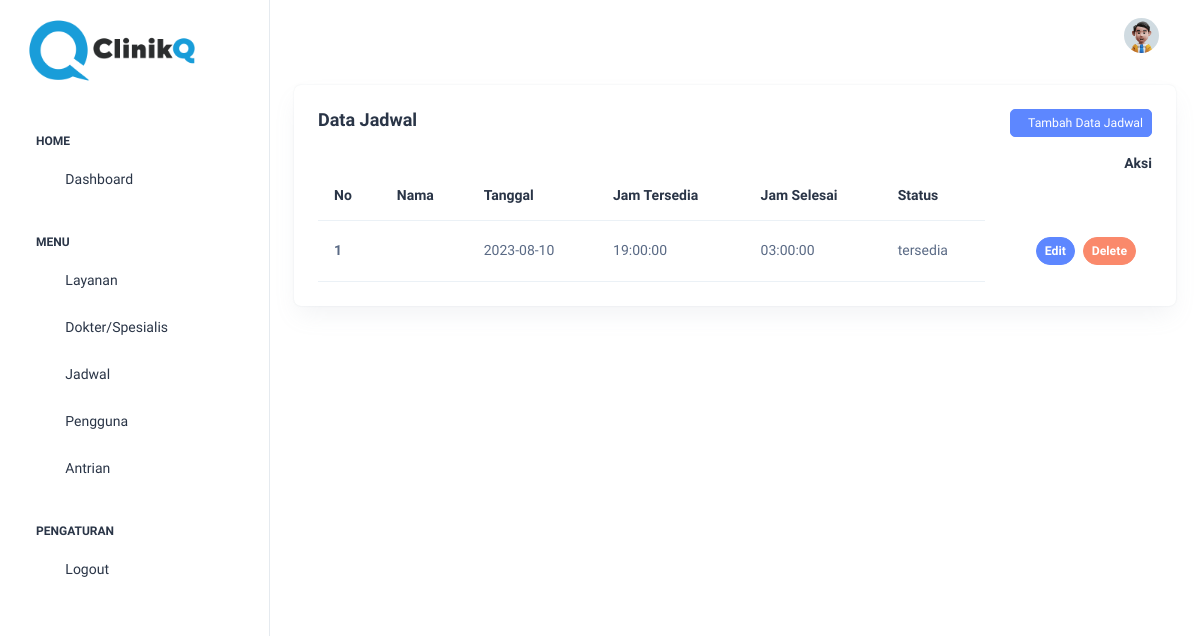
The page /index.php/jadwal on the database as committed earlier.
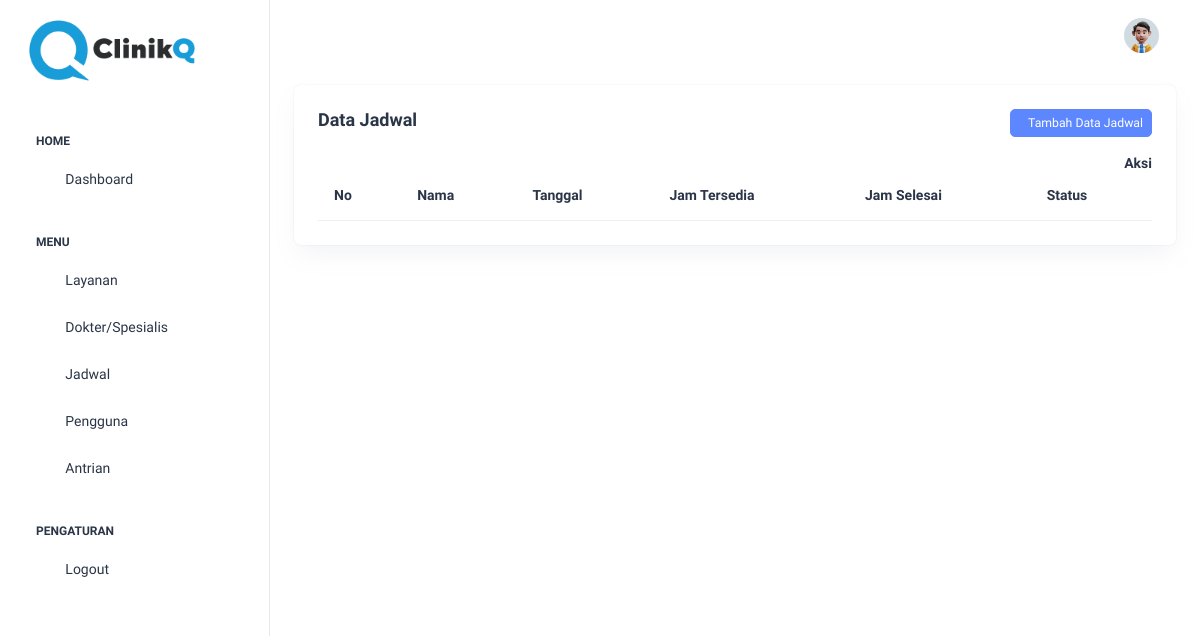
The same page on the database as committed later.
### tables this page shows
CREATE TABLE `jadwal` (
  `id_jadwal` int(11) NOT NULL,
  `id_dokter` int(11) NOT NULL,
  `tanggal` date NOT NULL,
  `jam_mulai` time NOT NULL,
  `jam_selesai` time NOT NULL,
  `status_ketersediaan` varchar(15) NOT NULL
);

### application/controllers/jadwal.php (called while the page is built, shortened)
<?php
class Jadwal extends CI_Controller
{
    public function index()
    {
        $data['jadwal'] = $this->m_jadwal->tampilkan_data()->result();
        $this->load->view('templates/header');
        $this->load->view('templates/sidebar');
        $this->load->view('templates/topbar');
        $this->load->view('jadwal/jadwal_data', $data);
        $this->load->view('templates/footer');
    }
}

### index.php (called while the page is built, shortened)
<?php
require_once BASEPATH . 'core/CodeIgniter.php';

### application/models/m_jadwal.php (called while the page is built, shortened)
<?php
class m_jadwal extends CI_Model
{
    function tampilkan_data()
    {
        return $this->db->get('jadwal');
    }
}

### application/views/jadwal/jadwal_data.php (the view, shortened to what this page needs)
<div class="col-lg-12 d-flex align-items-stretch">
    <div class="card w-100">
        <div class="card-body p-4">
            <h5 class="card-title fw-semibold mb-4">Data Jadwal <a href="<?= base_url('jadwal/tambah') ?>" class="btn btn-primary btn-sm float-end"><i class="ti ti-plus"></i>Tambah Data
                    Jadwal</a></h5>
            <div class="table-responsive">
                <table class="table text-nowrap mb-0 align-middle">
                    <thead class="text-dark fs-4">
                        <tr>
                            <th>
                                <h6 class="fw-semibold mb-0">No</h6>
                            </th>
                            <th>
                                <h6 class="fw-semibold mb-0">Nama</h6>
                            </th>
                            <th>
                                <h6 class="fw-semibold mb-0">Tanggal</h6>
                            </th>
                            <th>
                                <h6 class="fw-semibold mb-0">Jam Tersedia</h6>
                            </th>
                            <th>
                                <h6 class="fw-semibold mb-0">Jam Selesai</h6>
                            </th>
                            <th>
                                <h6 class="fw-semibold mb-0">Status</h6>
                            </th>
                            <h6 class="fw-semibold mb-0 float-end">Aksi</h6>
                        </tr>
                    </thead>
                    <tbody>
                        <?php
                        $no = 1;
                        foreach ($jadwal as $j) : ?>
                            <tr>
                                <th scope="row"><?= $no++ ?></th>
                                <td><?= $j->nama_jadwal ?></td>
                                <td><?= $j->tanggal ?></td>
                                <td><?= $j->jam_mulai ?></td>
                                <td><?= $j->jam_selesai ?></td>
                                <td><?= $j->status ?></td>
                                <td class="border-bottom-0 float-end">
                                    <div class="d-flex align-items-center gap-2">
                                        <a href="#" class="btn btn-primary btn-sm rounded-5 fw-semibold">Edit</a>
                                        <a href="#" class="btn btn-danger btn-sm rounded-5 fw-semibold">Delete</a>
                                    </div>
                                </td>
                            </tr>
                        <?php endforeach; ?>
                    </tbody>
                </table>
            </div>
        </div>
    </div>
</div>
</div>

### application/views/templates/header.php (shortened to what this page needs)
<!doctype html>
<html lang="en">
<head>
    <link rel="stylesheet" href="<?= base_url(); ?>assets/css/styles.min.css" />
</head>
<body>
    <div class="page-wrapper" id="main-wrapper" data-layout="vertical" data-navbarbg="skin6" data-sidebartype="full" data-sidebar-position="fixed" data-header-position="fixed">

### application/views/templates/sidebar.php (shortened to what this page needs)
<aside class="left-sidebar">
    <div>
        <div class="brand-logo d-flex align-items-center justify-content-between">
            <a href="#" class="text-nowrap logo-img">
                <img src="<?= base_url(); ?>assets/images/logos/dark-logo.png" width="180" alt="" />
            </a>
        </div>
        <nav class="sidebar-nav scroll-sidebar" data-simplebar="">
            <ul id="sidebarnav">
                <li class="nav-small-cap">
                    <span class="hide-menu">Home</span>
                </li>
                <li class="sidebar-item active">
                    <a class="sidebar-link" href="<?= base_url('dashboard') ?>" aria-expanded="false">
                        <span>
                            <i class="ti ti-layout-dashboard"></i>
                        </span>
                        <span class="hide-menu">Dashboard</span>
                    </a>
                </li>
                <li class="nav-small-cap">
                    <span class="hide-menu">MENU</span>
                </li>
                <li class="sidebar-item">
                    <a class="sidebar-link" href="<?= base_url(); ?>layanan" aria-expanded="false">
                        <span>
                            <i class="ti ti-article"></i>
                        </span>
                        <span class="hide-menu">Layanan</span>
                    </a>
                </li>
                <li class="sidebar-item">
                    <a class="sidebar-link" href="<?= base_url(); ?>dokter" aria-expanded="false">
                        <span>
                            <i class="ti ti-users"></i>
                        </span>
                        <span class="hide-menu">Dokter/Spesialis</span>
                    </a>
                </li>
                <li class="sidebar-item">
                    <a class="sidebar-link" href="<?= base_url(); ?>jadwal" aria-expanded="false">
                        <span>
                            <i class="ti ti-cards"></i>
                        </span>
                        <span class="hide-menu">Jadwal</span>
                    </a>
                </li>
                <li class="sidebar-item">
                    <a class="sidebar-link" href="<?= base_url('pengguna'); ?>" aria-expanded="false">
                        <span>
                            <i class="ti ti-file-description"></i>
                        </span>
                        <span class="hide-menu">Pengguna</span>
                    </a>
                </li>
                <li class="sidebar-item">
                    <a class="sidebar-link" href="<?= base_url('antrian'); ?>" aria-expanded="false">
                        <span>
                            <i class="ti ti-typography"></i>
                        </span>
                        <span class="hide-menu">Antrian</span>
                    </a>
                </li>
                <li class="nav-small-cap">
                    <span class="hide-menu">PENGATURAN</span>
                </li>
                <li class="sidebar-item">
                    <a class="sidebar-link" href="#" aria-expanded="false">
                        <span>
                            <i class="ti ti-login"></i>
                        </span>
                        <span class="hide-menu">Logout</span>
                    </a>
                </li>
            </ul>
        </nav>
    </div>
</aside>

### application/views/templates/topbar.php (shortened to what this page needs)
<div class="body-wrapper">
    <header class="app-header">
        <nav class="navbar navbar-expand-lg navbar-light">
            <div class="navbar-collapse justify-content-end px-0" id="navbarNav">
                <ul class="navbar-nav flex-row ms-auto align-items-center justify-content-end">
                    <li class="nav-item dropdown">
                        <a class="nav-link nav-icon-hover" href="javascript:void(0)" id="drop2" data-bs-toggle="dropdown" aria-expanded="false">
                            <img src="<?= base_url(); ?>assets/images/profile/user-1.jpg" alt="" width="35" height="35" class="rounded-circle">
                        </a>
                    </li>
                </ul>
            </div>
        </nav>
    </header>
    <div class="container-fluid">

### application/views/templates/footer.php (shortened to what this page needs)
</div>
</div>
</body>
</html>

Rows that differ between the two databases and show on the page:
removed jadwal: tanggal "2023-08-10", jam_mulai "19:00:00", jam_selesai "03:00:00", status "tersedia"
